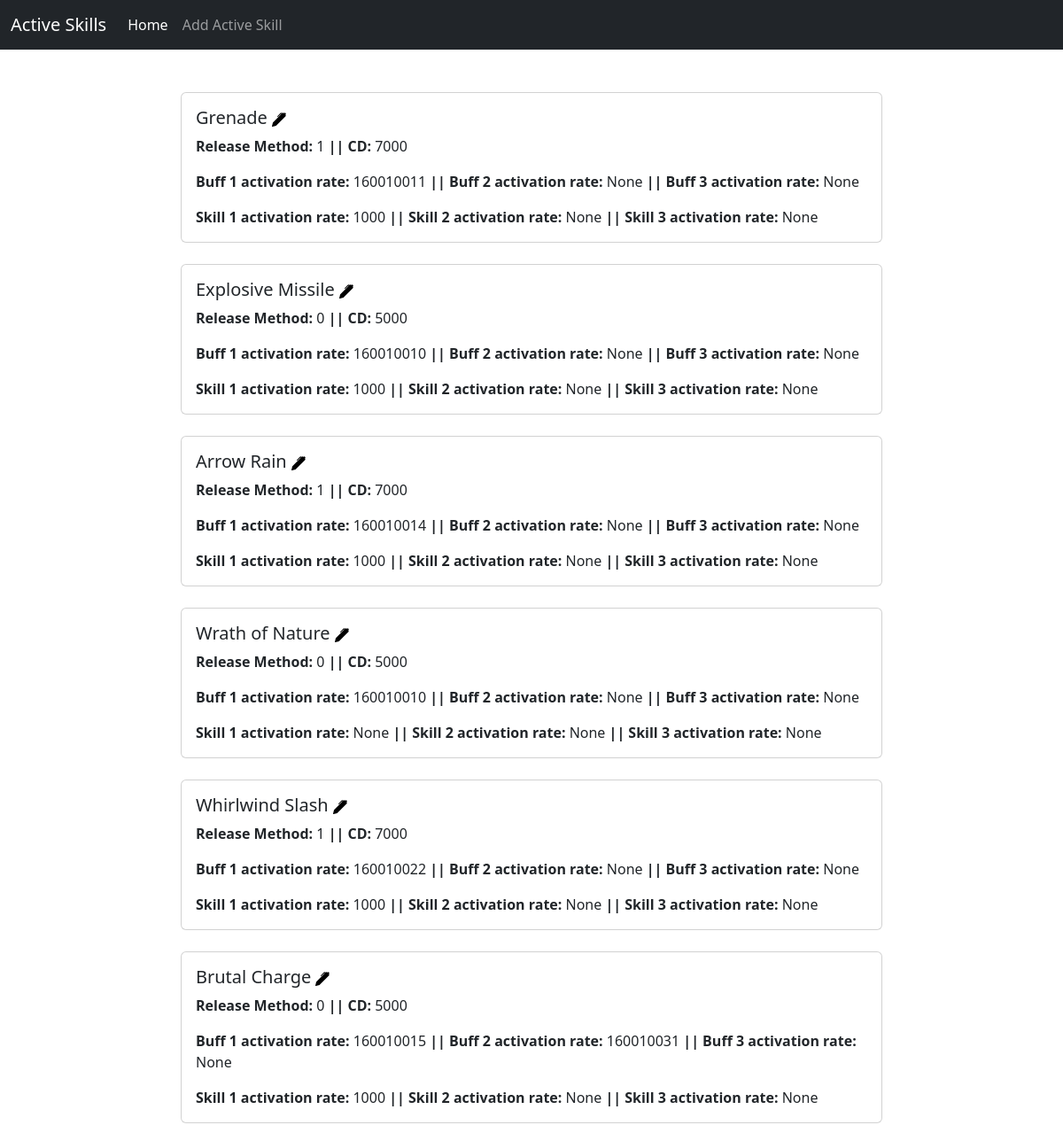
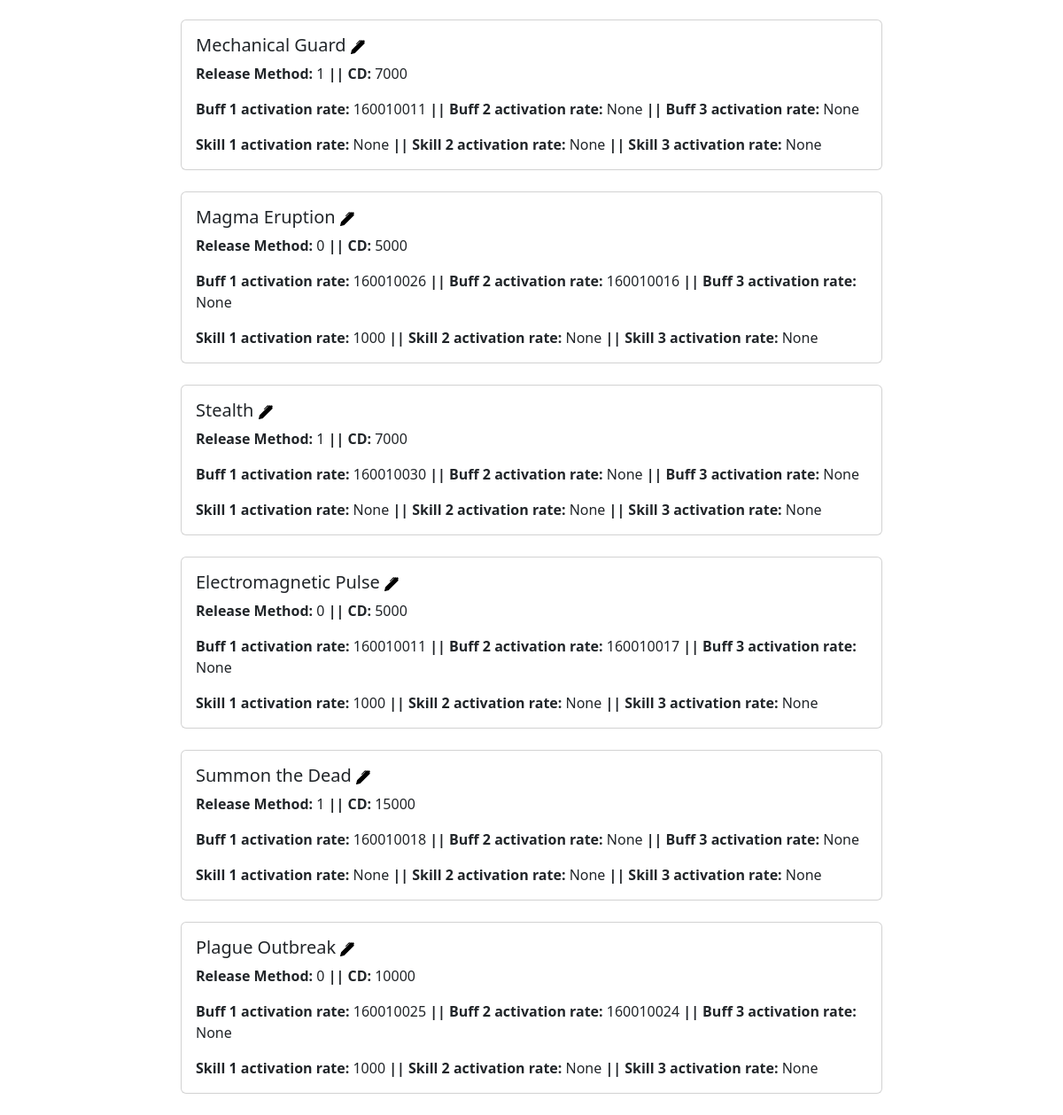
The page /active on the database its author committed (2 pictures, top to bottom).
### tables this page shows
CREATE TABLE activeSkill
        (       
                active_id INT PRIMARY KEY,
                active_name VARCHAR(255),
                skill_url VARCHAR(255),
                skill_slot INT, -- ADDED
                release_method INT, -- CHANGED
                aim_id INT,
                active_file_addr VARCHAR(255),
                cd INT,
                buff_one_name VARCHAR(255), -- ADDED
                buff_id_one INT,
                buff_one_trigger INT,
                buff_two_name VARCHAR(255), -- ADDED
                buff_id_two INT,
                buff_two_trigger INT,
                buff_three_name VARCHAR(255), -- ADDED
                buff_id_three INT,
                buff_three_trigger INT,
                eff_one_name VARCHAR(255), -- ADDED
                skill_eff_one_rate INT,
                skill_one_id INT,
                eff_two_name VARCHAR(255), -- ADDED
                skill_eff_two_rate INT,
                skill_two_id INT,
                eff_three_name VARCHAR(255), -- ADDED
                skill_eff_three_rate INT,
                skill_three_id INT
        
        );

### main.py (the view)
@app.route("/active", methods=["GET"])
def active():
    if request.method == "GET":
        with sqlite3.connect(db_url) as conn:
            cur = conn.cursor()
            cur.execute('SELECT * FROM ' + active_table_name + ' ORDER BY active_id ASC')
            active_data = cur.fetchall()
        return render_template("active_main.html", dataset=active_data)

### templates/active_main.html (shortened to what this page needs)
<html>
    <head>
        <link rel="stylesheet" href="/static/css/bootstrap.css">
    </head>
    <body class="">
        <nav class="navbar navbar-expand-lg navbar-dark bg-dark sticky-top">
            <div class="container-fluid">
            <a class="navbar-brand" href="#">Active Skills</a>
            <div class="collapse navbar-collapse" id="navbarNav">
                <ul class="navbar-nav">
                <li class="nav-item">
                    <a class="nav-link active" aria-current="page" href="/">Home</a>
                </li>
                <li class="nav-item">
                    <a class="nav-link" href="/active_add?id=null">Add Active Skill</a>
                </li>
                </ul>
            </div>
            </div>
        </nav>
            {%for data in dataset%}
            <div class="row justify-content-center">
                    <div class="col-8">
                        <div class="card mb-4">
                            <div class="row card-body">
                            <div class="col-sm-12">
                            <h5 class="card-title">
                                {{data[1]}}
                                <a href="/active_add?id={{data[0]}}">
                                </a>
                            </h5>
                                <p class="card-text"><b>Release Method: </b>{{data[4]}} <b> || CD: </b> {{data[7]}} </p>
                                <p class="card-text"><b>Buff 1 activation rate: </b>{{data[10]}} <b> || Buff 2 activation rate: </b> {{data[13]}} <b> || Buff 3 activation rate: </b> {{data[16]}} </p>
                                <p class="card-text"><b>Skill 1 activation rate: </b>{{data[18]}} <b> || Skill 2 activation rate: </b> {{data[21]}} <b> || Skill 3 activation rate: </b> {{data[24]}} </p>
                            </div>
                        </div>
                </div>
            </div>
            </div>
            {%endfor%}
    </body>
</html>

### rows shown on the page
activeSkill: active_name "Grenade", release_method "1", cd "7000", buff_one_trigger "160010011", data "None", skill_eff_one_rate "1000"
activeSkill: active_name "Explosive Missile", release_method "0", cd "5000", buff_one_trigger "160010010", data "None", skill_eff_one_rate "1000"
activeSkill: active_name "Arrow Rain", release_method "1", cd "7000", buff_one_trigger "160010014", data "None", skill_eff_one_rate "1000"
activeSkill: active_name "Wrath of Nature", release_method "0", cd "5000", buff_one_trigger "160010010", data "None"
activeSkill: active_name "Whirlwind Slash", release_method "1", cd "7000", buff_one_trigger "160010022", data "None", skill_eff_one_rate "1000"
activeSkill: active_name "Brutal Charge", release_method "0", cd "5000", buff_one_trigger "160010015", buff_two_trigger "160010031", data "None", skill_eff_one_rate "1000"
activeSkill: active_name "Mechanical Guard", release_method "1", cd "7000", buff_one_trigger "160010011", data "None"
activeSkill: active_name "Magma Eruption", release_method "0", cd "5000", buff_one_trigger "160010026", buff_two_trigger "160010016", data "None", skill_eff_one_rate "1000"
activeSkill: active_name "Stealth", release_method "1", cd "7000", buff_one_trigger "160010030", data "None"
activeSkill: active_name "Electromagnetic Pulse", release_method "0", cd "5000", buff_one_trigger "160010011", buff_two_trigger "160010017", data "None", skill_eff_one_rate "1000"
activeSkill: active_name "Summon the Dead", release_method "1", cd "15000", buff_one_trigger "160010018", data "None"
activeSkill: active_name "Plague Outbreak", release_method "0", cd "10000", buff_one_trigger "160010025", buff_two_trigger "160010024", data "None", skill_eff_one_rate "1000"
